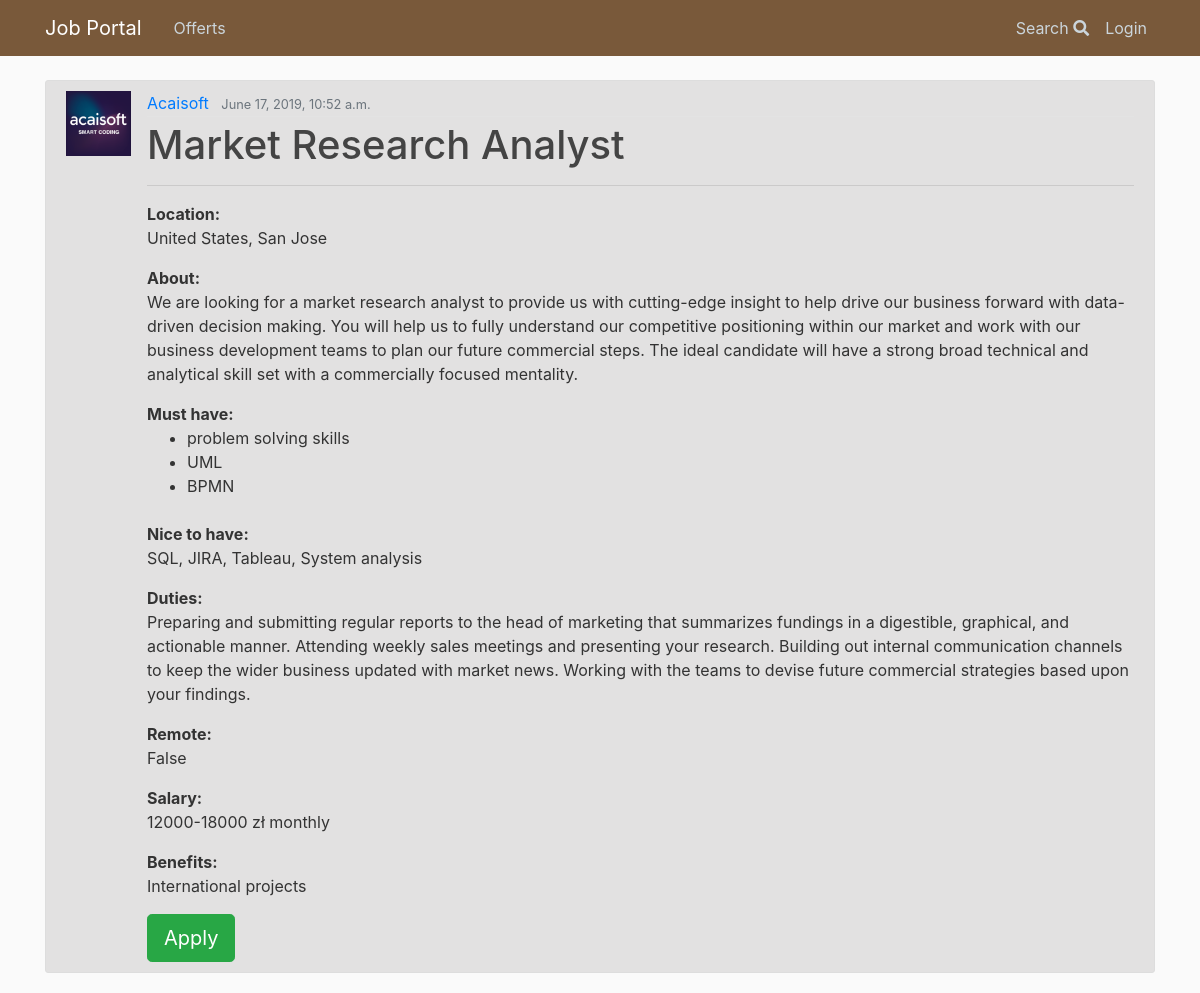
The app's page /offerts/details/118/ with its own data.
### offerts/models.py (models this page shows, shortened)
class Offert(models.Model):
    author = models.ForeignKey(User, on_delete=models.CASCADE)
    position = models.CharField(max_length = 100)
    agency = models.ForeignKey(Agency, on_delete=models.CASCADE)
    remote = models.BooleanField(default=False)
    sal_types = (
        ('H', 'per hour'),
        ('M', 'monthly'),
    )
    salary_type = models.CharField(
        max_length=1,
        choices=sal_types,
        default='M',
    )
    min_salary = models.IntegerField(default=0)
    max_salary = models.IntegerField(default=0)
    publication_date = models.DateTimeField(auto_now_add = True)
    expiration_date = models.DateField(null=True, default=None)
    must_have = models.ManyToManyField('Tag')
    nice_to_have = models.CharField(max_length = 1000)
    duties = models.CharField(max_length = 1000)
    benefits = models.CharField(max_length = 1000)
    about = models.TextField(null=True)
    '''def get_absolute_url(self):
        return reverse('offerts:application_form')'''

class Agency(models.Model):
    company = models.ForeignKey(Company, on_delete=models.CASCADE)
    country = models.CharField(max_length = 100)
    location = models.CharField(max_length = 100)
    address = models.CharField(max_length = 200)
    weppage = models.URLField(null=True)
    email = models.EmailField()
    phone = models.CharField(max_length=15)
    class Meta:
        verbose_name_plural = "Agencies"

class Company(models.Model):
    name = models.CharField(max_length = 200, unique=True)
    logo = models.ImageField(upload_to = "logos/", null=True, default=None)
    webpage = models.URLField(null=True)
    about = models.CharField(max_length = 1000)
    class Meta:
        verbose_name_plural = "Companies"

class Tag(models.Model):
    name = models.CharField(max_length = 50)
    def __str__(self):
        return self.name

### offerts/views.py (the view)
# urls.py: path('details/<int:pk>/', OffertDetailView, name = 'offert_details'),
def OffertDetailView(request, **kwargs):
    offert = Offert.objects.all().get(id=kwargs['pk'])
    questions = CustomQuestion.objects.all().filter(offert=offert)
    context = {
        'offert' : offert,
        'questions' : questions
    }
    return render(request, 'offerts/offert_details.html', context)

### offerts/templates/offerts/offert_details.html (shortened to what this page needs)
{% extends 'base.html' %}
{% load static %}
{% block body %}
<article class="media content-section">
  <img class="article-img" src="{{offert.agency.company.logo.url}}" alt="logo">
  <div class="media-body">
    <div class="article-metadata">
      <a class="mr-2" href='#'>{{ offert.agency.company.name }}</a>
      <small class="text-muted">{{offert.publication_date}}</small>
    </div>
    <h1><a class="article-title">{{ offert.position }}</a></h1>
    <hr>
    <p class="article-content"><strong>Location:</strong> <br> {{ offert.agency.country }}, {{offert.agency.location }}</p>
    <p class="article-content"><strong>About:</strong> <br> {{offert.about}}</p>
    <strong>Must have:</strong>
    <ul>
      {% for tag in offert.must_have.all %}
      <li>{{tag}}</li>
      {% endfor %}
    </ul>
    <p class="article-content"><br><strong>Nice to have:</strong> <br> {{offert.nice_to_have}}</p>
    <p class="article-content"><strong>Duties:</strong> <br> {{offert.duties}}</p>
    <p class="article-content"><strong>Remote:</strong> <br> {{offert.remote}}</p>
    <p class="article-content"><strong>Salary:</strong> <br> {{offert.min_salary}}-{{offert.max_salary}} zł  {{ offert.get_salary_type_display }}</p>
    <p class="article-content"><strong>Benefits:</strong> <br> {{offert.benefits}}</p>
    {% if user == offert.author %}
    <div>
      <br>
      <hr>
      <h3>Your custom questions:</h3> <br>
      {% if questions %}
      <ol>
        {% for question in questions %}
        <li><p>{{ question.question }}</p></li>
        {% if question.answer_type == 'T' %}
        <input type="text"/>
        <br><br>
        {% endif %}
        {% if question.answer_type == 'R' %}
        {% for answer in question.get_answers %}
        <input type="radio" name="answer"/>
        {{answer}}
        <br>
        {% endfor %}
        <br><br>
        {% endif %}
        {% if question.answer_type == 'C' %}
        {% for answer in question.get_answers %}
        <input type="checkbox" name="answer"/>
        {{answer}}
        <br>
        {% endfor %}
        <br><br>
        {% endif %}
        {% endfor %}
      </ol>
    {% else %}
      <h6><strong>You didn't create any questions.</strong></h6>
      <br>
    {% endif %}
    </div>
    <a class="btn btn-secondary mb-2" href="{% url 'manager:manager-my' user.username %}">My offerts list</a>
    <a href="{% url 'manager:manager-replies' offert.id %}"><button type="button" class="btn btn-info mb-2">View applications</button></a>
    <br><br> <hr> <h3>Manage your offert:</h3> <br>
    <a href="{% url 'manager:manager-update' offert.id %}"><button type="button" class="btn btn-primary mb-2" >Update offert</button></a>
    <a href="{% url 'manager:manager-delete' offert.id %}"><button type="button" class="btn btn-danger mb-2" >Delete offert</button></a>
  {% else %}
    <a href="{% url 'offerts:apply' offert.id %}"><button type="button" class="btn btn-success btn-lg">Apply</button></a>
  {% endif %}
    </article>
    {% endblock %}

### offerts/static/main.css (style rules this page uses)
body { background: #fafafa; color: #333333; margin-top: 5rem; }
h1, h2, h3, h4, h5, h6 { color: #444444; }
ul { margin: 0; }
.content-section { background: #e2e1e1; padding: 10px 20px; border: 1px solid #dddddd; border-radius: 3px; margin-bottom: 20px; }
.article-title { color: #444444; }
.article-content { white-space: pre-line; }
.article-img { height: 65px; width: 65px; margin-right: 16px; }
.article-metadata { padding-bottom: 1px; margin-bottom: 4px; border-bottom: 1px solid #e3e3e3 }

### records on screen
Offert: agency.company.logo (picture), agency.company.name "Acaisoft", publication_date "June 17, 2019, 10:52 a.m.", position "Market Research Analyst", agency.country "United States", agency.location "San Jose", about "We are looking for a market research analyst to provide us with cutting-edge insight to help drive our business forward with data-driven decision making. You will help us to fully understand our competitive positioning within our market and work with our business development teams to plan our future commercial steps. The ideal candidate will have a strong broad technical and analytical skill set with a commercially focused mentality.", nice_to_have "SQL, JIRA, Tableau, System analysis", duties "Preparing and submitting regular reports to the head of marketing that summarizes fundings in a digestible, graphical, and actionable manner. Attending weekly sales meetings and presenting your research. Building out internal communication channels to keep the wider business updated with market news. Working with the teams to devise future commercial strategies based upon your findings.", remote "False", min_salary "12000", max_salary "18000", salary_type "monthly", benefits "International projects"
Tag: name "problem solving skills"
Tag: name "UML"
Tag: name "BPMN"
